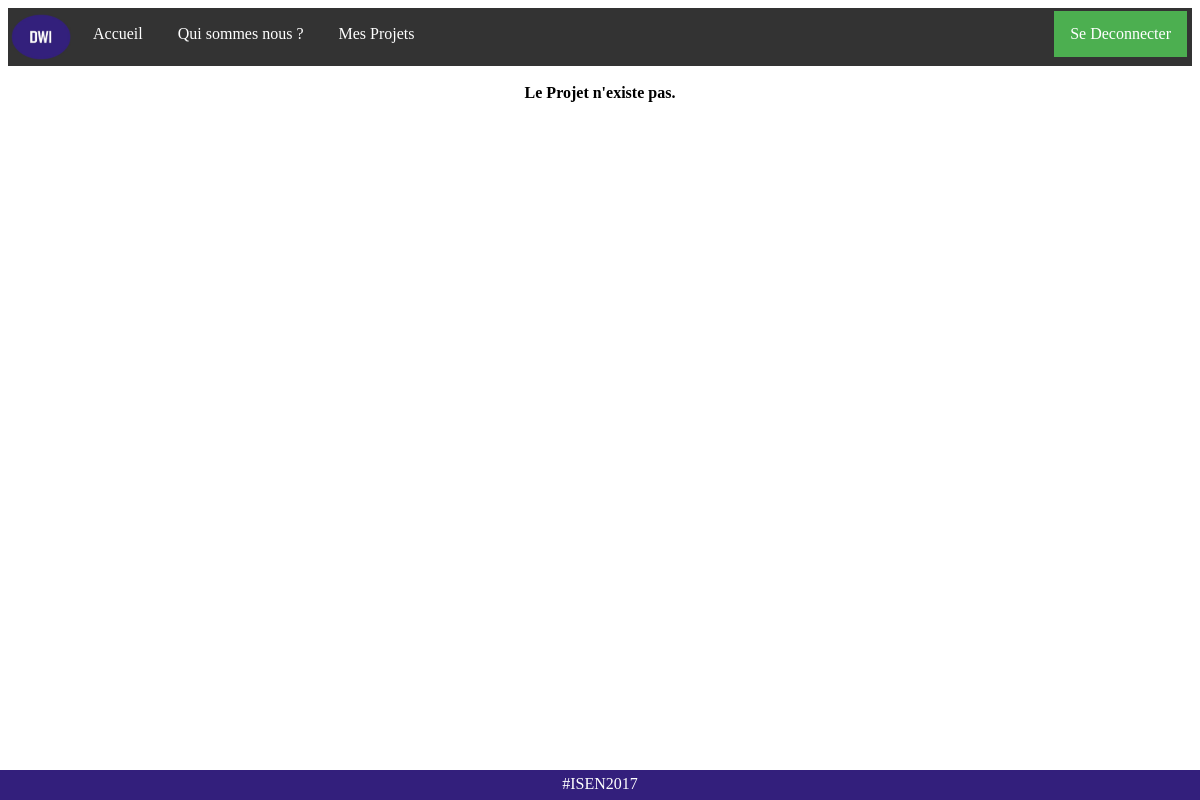
/project/yeKKB6YdAhRcY45HJF1sHNB9lzeh1jxE (signed in), run on an earlier commit of the app's database.
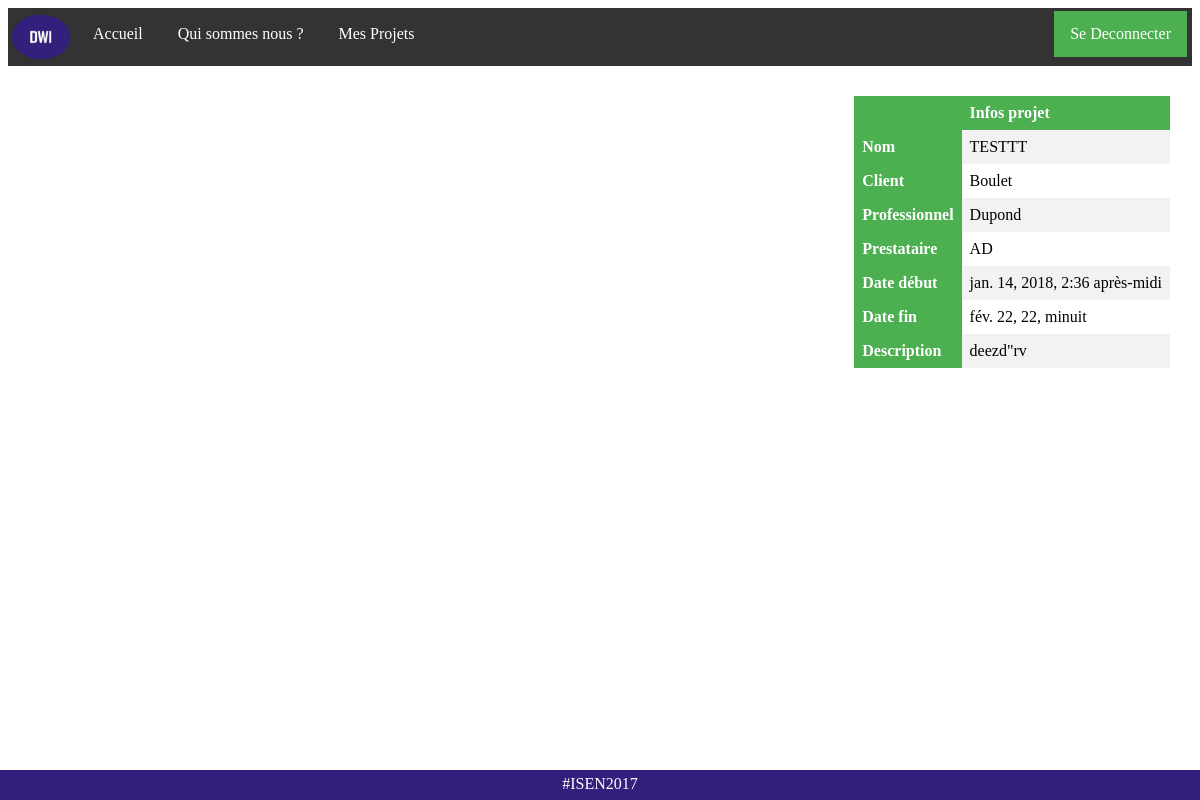
And on a later commit of the database.
### TheSafeDeal_NoAdmin/models.py (models this page shows, shortened)
class Projet(models.Model):
	titre = models.CharField(max_length=200)
	key = models.CharField(max_length=32, unique=True)
	prestataire = models.TextField(max_length=150, blank=True)
	client = models.TextField(max_length=150)
	professionnel = models.TextField(max_length=150)
	date_debut = models.DateTimeField(auto_now_add = True, auto_now=False)
	date_fin = models.DateTimeField(auto_now = False, blank = False)
	description = models.TextField()
	prix = models.DecimalField(max_digits=9, decimal_places=2)
	isValidate_Prestataire = models.BooleanField(default=False)
	isValidate_Professionnel = models.BooleanField(default=False)
	isValidate_Client = models.BooleanField(default=False)
	REQUIERED_FIELDS = []

class CustomUser(AbstractUser):
    typeUser = models.CharField(max_length=30, choices=TYPE_USER,null=False, blank=False)
    projet = models.CharField(max_length=32, blank=True)
    email = models.EmailField(verbose_name='email address',max_length=255,unique=True,)

### TheSafeDeal_NoAdmin/views.py (the view, shortened to what this page needs)
# urls.py: url(r'^project/(?P<uidb32>[0-9A-Za-z_\-]+)$', views.showProject, name='project'),
def showProject(request, uidb32):
    valide = ""
    client=""
    professionnel=""
    prestataire=""
    if request.user.is_authenticated():
        if Projet.objects.filter(key=uidb32).exists():
            project = Projet.objects.get(key=uidb32)
        else:
            valide = "Le Projet n'existe pas."
            return render(request, 'project.html',{'valide':valide})
        user = CustomUser.objects.all()
        for i in user:
            if project.prestataire == i.email:
                prestataire = i.username
            if project.client == i.email:
                client = i.username
            if project.professionnel == i.email:
                professionnel = i.username
        if request.user.username != prestataire and request.user.username != client and request.user.username != professionnel :
            valide = "Vous n'avez pas accès à ce projet."
            return render(request, 'project.html',{'valide':valide})
        return render(request, 'project.html',{'projet':project, 'valide':valide, 'nameClient' : client, 'nameProfessionnel': professionnel, 'namePrestataire': prestataire, 'project_key': project.key})
    else:
        valide = "Veuillez vous connecter pour voir cette page."
        return render(request, 'project.html',{'valide':valide})

### TheSafeDeal_NoAdmin/templates/project.html (shortened to what this page needs)
{% extends "base.html" %}
{% load staticfiles %}
{% block content %}
{% if valide != '' %}
<br />
<center><strong>{{ valide }}</strong></center>
{% endif %}
{% if projet %}
	<table>
		<tr>
		 <th></th>
		 <th>Infos projet</th>
		</tr>
		<tr>
		 <th>Nom</th>
		 <td>{{ projet.titre }}</td>
		</tr>
		<tr>
		 <th>Client</th>
		 <td>{{ nameClient }}</td>
		</tr>
		<tr>
		 <th>Professionnel</th>
		 <td>{{ nameProfessionnel }}</td>
		</tr>
		<tr>
		 <th>Prestataire</th>
		 <td>{{ namePrestataire }}</td>
		</tr>
		<tr>
		 <th>Date début</th>
		 <td>{{ projet.date_debut }}</td>
		</tr>
		<tr>
		 <th>Date fin</th>
		 <td>{{ projet.date_fin }}</td>
		</tr>
		<tr>
		 <th>Description</th>
		 <td>{{ projet.description }}</td>
		</tr>
	</table>
{% endif %}
{% endblock %}

What changed in the data, as far as the page shows it:
added Projet: titre "TESTTT", date_debut "jan. 14, 2018, 2:36 après-midi", date_fin "fév. 22, 22, minuit", description "deezd\"rv"
now on this page (row edited): CustomUser: username "Boulet"
now on this page (row edited): CustomUser: username "Dupond"
now on this page (row edited): CustomUser: username "AD"
Also different on the page:
{{ valide }}: "Le Projet n'existe pas." → (not shown)
text now shown: "Infos projet Nom Client Professionnel Prestataire Date début Date fin Description"
